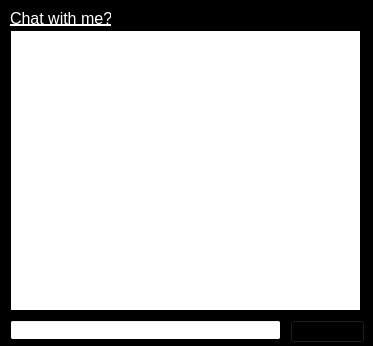
<?xml version="1.0" encoding="UTF-8"?>
<ui version="4.0">
 <class>chat</class>
 <widget class="QWidget" name="chat">
  <property name="geometry">
   <rect>
    <x>0</x>
    <y>0</y>
    <width>373</width>
    <height>346</height>
   </rect>
  </property>
  <property name="palette">
   <palette>
    <active>
     <colorrole role="WindowText">
      <brush brushstyle="SolidPattern">
       <color alpha="255">
        <red>255</red>
        <green>255</green>
        <blue>255</blue>
       </color>
      </brush>
     </colorrole>
     <colorrole role="Button">
      <brush brushstyle="SolidPattern">
       <color alpha="255">
        <red>0</red>
        <green>0</green>
        <blue>0</blue>
       </color>
      </brush>
     </colorrole>
     <colorrole role="Midlight">
      <brush brushstyle="SolidPattern">
       <color alpha="255">
        <red>0</red>
        <green>0</green>
        <blue>0</blue>
       </color>
      </brush>
     </colorrole>
     <colorrole role="Dark">
      <brush brushstyle="SolidPattern">
       <color alpha="255">
        <red>0</red>
        <green>0</green>
        <blue>0</blue>
       </color>
      </brush>
     </colorrole>
     <colorrole role="Mid">
      <brush brushstyle="SolidPattern">
       <color alpha="255">
        <red>0</red>
        <green>0</green>
        <blue>0</blue>
       </color>
      </brush>
     </colorrole>
     <colorrole role="Text">
      <brush brushstyle="SolidPattern">
       <color alpha="255">
        <red>0</red>
        <green>0</green>
        <blue>0</blue>
       </color>
      </brush>
     </colorrole>
     <colorrole role="ButtonText">
      <brush brushstyle="SolidPattern">
       <color alpha="255">
        <red>255</red>
        <green>255</green>
        <blue>255</blue>
       </color>
      </brush>
     </colorrole>
     <colorrole role="Base">
      <brush brushstyle="SolidPattern">
       <color alpha="255">
        <red>255</red>
        <green>255</green>
        <blue>255</blue>
       </color>
      </brush>
     </colorrole>
     <colorrole role="Window">
      <brush brushstyle="SolidPattern">
       <color alpha="255">
        <red>0</red>
        <green>0</green>
        <blue>0</blue>
       </color>
      </brush>
     </colorrole>
     <colorrole role="AlternateBase">
      <brush brushstyle="SolidPattern">
       <color alpha="255">
        <red>0</red>
        <green>0</green>
        <blue>0</blue>
       </color>
      </brush>
     </colorrole>
    </active>
    <inactive>
     <colorrole role="WindowText">
      <brush brushstyle="SolidPattern">
       <color alpha="255">
        <red>255</red>
        <green>255</green>
        <blue>255</blue>
       </color>
      </brush>
     </colorrole>
     <colorrole role="Button">
      <brush brushstyle="SolidPattern">
       <color alpha="255">
        <red>0</red>
        <green>0</green>
        <blue>0</blue>
       </color>
      </brush>
     </colorrole>
     <colorrole role="Midlight">
      <brush brushstyle="SolidPattern">
       <color alpha="255">
        <red>0</red>
        <green>0</green>
        <blue>0</blue>
       </color>
      </brush>
     </colorrole>
     <colorrole role="Dark">
      <brush brushstyle="SolidPattern">
       <color alpha="255">
        <red>0</red>
        <green>0</green>
        <blue>0</blue>
       </color>
      </brush>
     </colorrole>
     <colorrole role="Mid">
      <brush brushstyle="SolidPattern">
       <color alpha="255">
        <red>0</red>
        <green>0</green>
        <blue>0</blue>
       </color>
      </brush>
     </colorrole>
     <colorrole role="Text">
      <brush brushstyle="SolidPattern">
       <color alpha="255">
        <red>0</red>
        <green>0</green>
        <blue>0</blue>
       </color>
      </brush>
     </colorrole>
     <colorrole role="ButtonText">
      <brush brushstyle="SolidPattern">
       <color alpha="255">
        <red>255</red>
        <green>255</green>
        <blue>255</blue>
       </color>
      </brush>
     </colorrole>
     <colorrole role="Base">
      <brush brushstyle="SolidPattern">
       <color alpha="255">
        <red>255</red>
        <green>255</green>
        <blue>255</blue>
       </color>
      </brush>
     </colorrole>
     <colorrole role="Window">
      <brush brushstyle="SolidPattern">
       <color alpha="255">
        <red>0</red>
        <green>0</green>
        <blue>0</blue>
       </color>
      </brush>
     </colorrole>
     <colorrole role="AlternateBase">
      <brush brushstyle="SolidPattern">
       <color alpha="255">
        <red>0</red>
        <green>0</green>
        <blue>0</blue>
       </color>
      </brush>
     </colorrole>
    </inactive>
    <disabled>
     <colorrole role="WindowText">
      <brush brushstyle="SolidPattern">
       <color alpha="255">
        <red>0</red>
        <green>0</green>
        <blue>0</blue>
       </color>
      </brush>
     </colorrole>
     <colorrole role="Button">
      <brush brushstyle="SolidPattern">
       <color alpha="255">
        <red>0</red>
        <green>0</green>
        <blue>0</blue>
       </color>
      </brush>
     </colorrole>
     <colorrole role="Midlight">
      <brush brushstyle="SolidPattern">
       <color alpha="255">
        <red>0</red>
        <green>0</green>
        <blue>0</blue>
       </color>
      </brush>
     </colorrole>
     <colorrole role="Dark">
      <brush brushstyle="SolidPattern">
       <color alpha="255">
        <red>0</red>
        <green>0</green>
        <blue>0</blue>
       </color>
      </brush>
     </colorrole>
     <colorrole role="Mid">
      <brush brushstyle="SolidPattern">
       <color alpha="255">
        <red>0</red>
        <green>0</green>
        <blue>0</blue>
       </color>
      </brush>
     </colorrole>
     <colorrole role="Text">
      <brush brushstyle="SolidPattern">
       <color alpha="255">
        <red>0</red>
        <green>0</green>
        <blue>0</blue>
       </color>
      </brush>
     </colorrole>
     <colorrole role="ButtonText">
      <brush brushstyle="SolidPattern">
       <color alpha="255">
        <red>0</red>
        <green>0</green>
        <blue>0</blue>
       </color>
      </brush>
     </colorrole>
     <colorrole role="Base">
      <brush brushstyle="SolidPattern">
       <color alpha="255">
        <red>0</red>
        <green>0</green>
        <blue>0</blue>
       </color>
      </brush>
     </colorrole>
     <colorrole role="Window">
      <brush brushstyle="SolidPattern">
       <color alpha="255">
        <red>0</red>
        <green>0</green>
        <blue>0</blue>
       </color>
      </brush>
     </colorrole>
     <colorrole role="AlternateBase">
      <brush brushstyle="SolidPattern">
       <color alpha="255">
        <red>0</red>
        <green>0</green>
        <blue>0</blue>
       </color>
      </brush>
     </colorrole>
    </disabled>
   </palette>
  </property>
  <property name="windowTitle">
   <string>Form</string>
  </property>
  <widget class="QTextBrowser" name="textBrowser">
   <property name="geometry">
    <rect>
     <x>10</x>
     <y>30</y>
     <width>351</width>
     <height>281</height>
    </rect>
   </property>
   <property name="textInteractionFlags">
    <set>Qt::NoTextInteraction</set>
   </property>
  </widget>
  <widget class="QLineEdit" name="lineEdit">
   <property name="geometry">
    <rect>
     <x>10</x>
     <y>320</y>
     <width>271</width>
     <height>20</height>
    </rect>
   </property>
  </widget>
  <widget class="QPushButton" name="pushButton">
   <property name="geometry">
    <rect>
     <x>290</x>
     <y>320</y>
     <width>75</width>
     <height>23</height>
    </rect>
   </property>
   <property name="palette">
    <palette>
     <active>
      <colorrole role="ButtonText">
       <brush brushstyle="SolidPattern">
        <color alpha="255">
         <red>0</red>
         <green>0</green>
         <blue>0</blue>
        </color>
       </brush>
      </colorrole>
     </active>
     <inactive>
      <colorrole role="ButtonText">
       <brush brushstyle="SolidPattern">
        <color alpha="255">
         <red>0</red>
         <green>0</green>
         <blue>0</blue>
        </color>
       </brush>
      </colorrole>
     </inactive>
     <disabled>
      <colorrole role="ButtonText">
       <brush brushstyle="SolidPattern">
        <color alpha="255">
         <red>0</red>
         <green>0</green>
         <blue>0</blue>
        </color>
       </brush>
      </colorrole>
     </disabled>
    </palette>
   </property>
   <property name="text">
    <string>Reply</string>
   </property>
  </widget>
  <widget class="QLabel" name="label">
   <property name="geometry">
    <rect>
     <x>10</x>
     <y>10</y>
     <width>101</width>
     <height>16</height>
    </rect>
   </property>
   <property name="font">
    <font>
     <pointsize>12</pointsize>
     <underline>true</underline>
    </font>
   </property>
   <property name="text">
    <string>Chat with me?</string>
   </property>
  </widget>
 </widget>
 <resources/>
 <connections/>
</ui>
